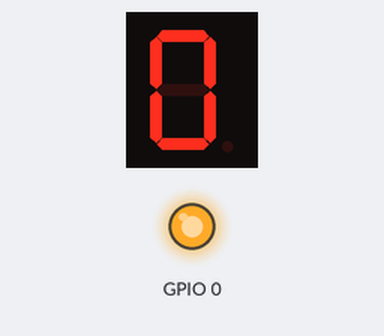
Bench run of a sketch on a simulated ESP32. On the bench: 1-digit seven-segment display, output pins drawn as LEDs (lit = HIGH). Wiring (inferred from the names in the program): 1-digit 7-segment display, segments lit when LOW: segments GPIO 27, GPIO 26, GPIO 25, GPIO 33, GPIO 32, GPIO 21, GPIO 23. The segment pins are drawn as the display they are named for; pins used as bus, display or sensor lines are not drawn.

Above: at 0.1 s.
At 0.6 s:
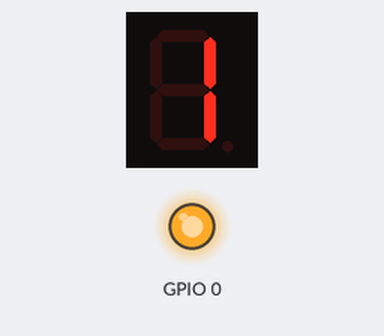
At 1.1 s:
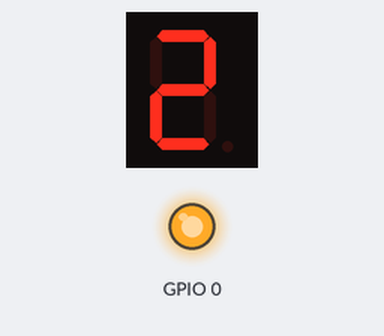
At 2.1 s:
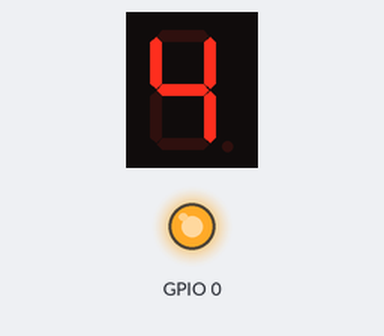
At 3.1 s:
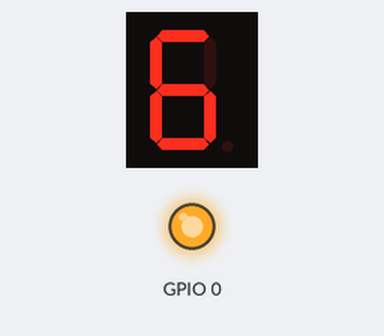
At 4.6 s:
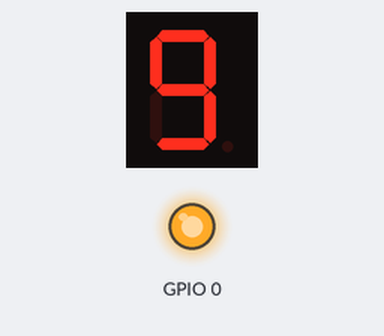

Measured:
- by itself, everything shown: repeats every 5.0 s, in 10 steps
- what the display in image 1 shows lasts 0.5 s, from 0.5 s to 1.0 s

The sketch:

Code.ino
```cpp
int pin_g = 27;                                                                  //设置引脚
int pin_f = 26;
int pin_a = 25;
int pin_b = 33;
int pin_e = 32;
int pin_d = 15;
int pin_c = 21;
int pin_dp = 23;
int pin_array[8] = {pin_g, pin_f, pin_a, pin_b, pin_e, pin_c, pin_dp};


int number_array[][8] = {                                                       //设置"数字"对应的电平
    {0, 0, 0, 0, 0, 0, 1, 1}, // 0
    {1, 0, 0, 1, 1, 1, 1, 1}, // 1
    {0, 0, 1, 0, 0, 1, 0, 1}, // 2
    {0, 0, 0, 0, 1, 1, 0, 1}, // 3
    {1, 0, 0, 1, 1, 0, 0, 1}, // 4
    {0, 1, 0, 0, 1, 0, 0, 1}, // 5
    {0, 1, 0, 0, 0, 0, 0, 1}, // 6
    {0, 0, 0, 1, 1, 1, 1, 1}, // 7
    {0, 0, 0, 0, 0, 0, 0, 1}, // 8
    {0, 0, 0, 0, 1, 0, 0, 1}, // 9
};
void displayNumber(int num){                                                   //显示"数字"的函数
   for(int i=0;i<8;i++){
    digitalWrite(pin_array[i],number_array[num][i]);
   }
}


void setup() {
  for (int i = 0; i < 8; i++) {
    pinMode(pin_array[i], OUTPUT);
    digitalWrite(pin_array[i], HIGH);
  }
}


void loop() {
  for(int i=0;i<10;i++){
    displayNumber(i);
    delay(500);
  }
}
```
